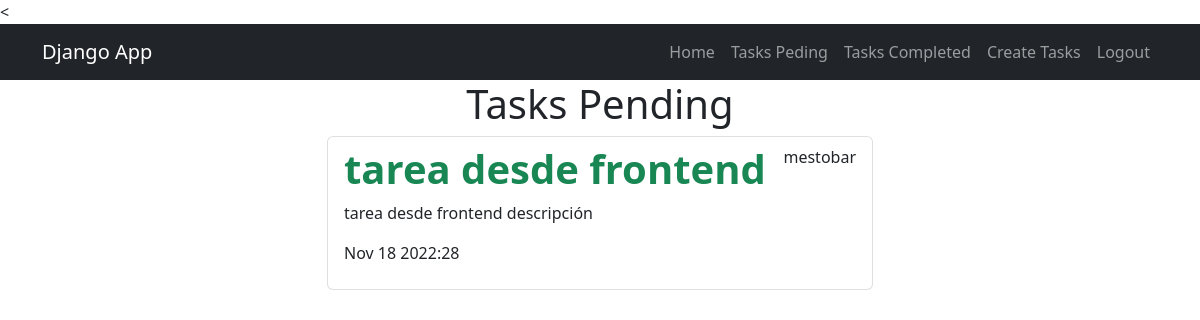
Page /tasks_completed/ (signed in) on the committed database.
### tasks/models.py (models this page shows, shortened)
class Task(models.Model):
    title = models.CharField(max_length=100)
    description =models.TextField(blank=True)
    created = models.DateTimeField(auto_now_add=True)
    datecompleted = models.DateTimeField(null=True, blank=True)
    important = models.BooleanField(default=False)
    user = models.ForeignKey(User, on_delete=models.CASCADE)

### tasks/views.py (the view)
# urls.py: path('tasks_completed/', views.tasks_completed, name='tasks_completed'),
@login_required
def tasks_completed(request):
   tasks=Task.objects.filter(user=request.user, datecompleted__isnull=False).order_by('-datecompleted')
   return render(request,'tasks.html', {'tasks': tasks} )

### tasks/templates/tasks.html
{% extends 'base.html' %} {% block content %}
<main class="container">
    <div class="row">
        <div class="col-md-6 offset-md-3">
            <h1 class="text-center">Tasks Pending</h1>
            <ul class="list-group">
                {% for task in tasks %}
                <a class="list-group-item" href="{% url 'task_detail' task.id %}">
                    <header class="d-flex justify-content-between">
                        {% if task.important %}
                        <h1 class="fw-bold text-success">{{task.title}} </h1>
                        <p>{{task.user.username}}</p>
                        {% else %}
                        <h1 class="fw-bold">{{task.title}}</h1> {% endif %}
                    </header>
                    <p>{{task.description}}</p>
                    <p>{{task.datecompleted|date:'M j Y:i'}}</p>
                </a> {% endfor %}
            </ul>
        </div>
    </div>
</main>
{% endblock %}

### rows in the picture
Task: title "tarea desde frontend", user.username "mestobar", description "tarea desde frontend descripción", datecompleted "Nov 18 2022:28"
